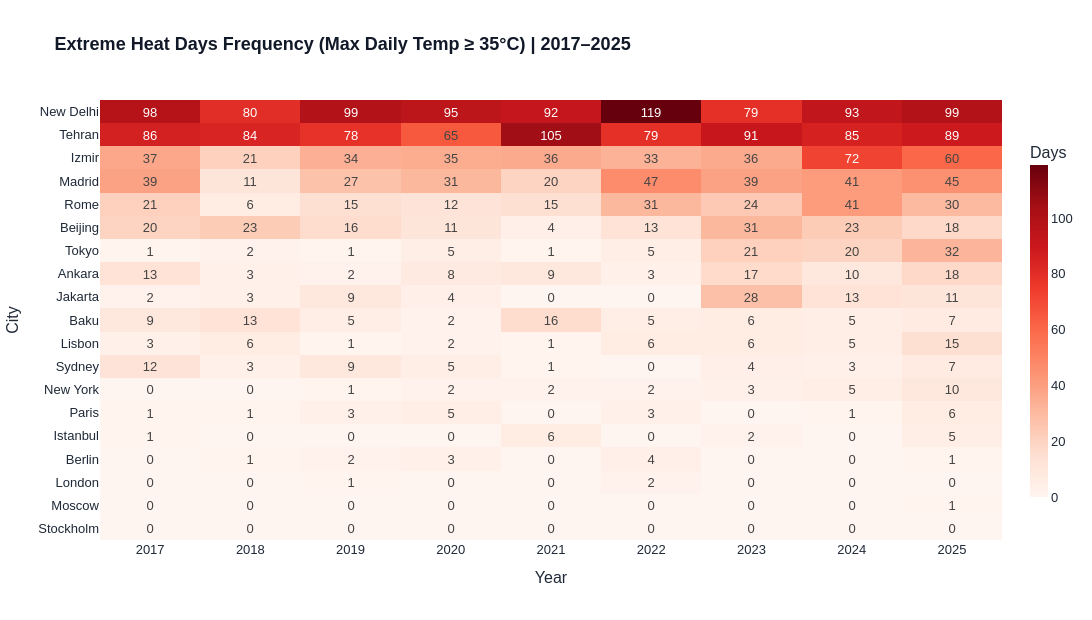

Source (notebook cell):
### Code cell
# 2. Pivot for Heatmap
pivot_heat = df_volatility.pivot(index="city", columns="year", values="extreme_heat_days").fillna(0)

# Sort cities by total extreme heat days descending so hottest appear on top
pivot_heat = pivot_heat.loc[pivot_heat.sum(axis=1).sort_values(ascending=False).index]

fig_heat = px.imshow(
    pivot_heat,
    labels=dict(x="Year", y="City", color="Days ≥ 35°C"),
    x=pivot_heat.columns,
    y=pivot_heat.index,
    color_continuous_scale="Reds",
    text_auto=True,
    aspect="auto",
    title="<b>Extreme Heat Days Frequency (Max Daily Temp ≥ 35°C) | 2017–2025</b>"
)

fig_heat.update_layout(
    template="plotly_white",
    width=1150,
    height=620,
    font=dict(family="Arial, sans-serif", size=13, color="#1f2937"),
    title_font=dict(size=18, color="#111827"),
    xaxis=dict(tickmode="linear", dtick=1, showgrid=False),
    yaxis=dict(showgrid=False),
    coloraxis_colorbar=dict(
        title="Days",
        thickness=18,
        len=0.85
    )
)

# Render with crisp vector configuration and 3x retina download scale
config = {
    "toImageButtonOptions": {"format": "png", "filename": "extreme_heat_heatmap", "scale": 3},
    "responsive": True,
    "scrollZoom": True
}

fig_heat.show(config=config)

### Figure 1 — Plotly figure (JSON) as saved in the notebook; plotly's stock layout.template omitted (floating-point values rounded to 4 significant figures; data arrays with more than 128 entries replaced by an {"elided": "..."} marker saying what was removed)
{"data": [{"coloraxis": "coloraxis", "hovertemplate": "Year: %{x}<br>City: %{y}<br>Days ≥ 35°C: %{z}<extra></extra>", "name": "0", "texttemplate": "%{z}", "type": "heatmap", "x": [2017, 2018, 2019, 2020, 2021, 2022, 2023, 2024, 2025], "xaxis": "x", "y": ["New Delhi", "Tehran", "Izmir", "Madrid", "Rome", "Beijing", "Tokyo", "Ankara", "Jakarta", "Baku", "Lisbon", "Sydney", "New York", "Paris", "Istanbul", "Berlin", "London", "Moscow", "Stockholm"], "yaxis": "y", "z": {"elided": "19x9 int values"}}], "layout": {"coloraxis": {"autocolorscale": false, "colorbar": {"len": 0.85, "thickness": 18, "title": {"text": "Days"}}, "colorscale": [[0, "rgb(255,245,240)"], [0.125, "rgb(254,224,210)"], [0.25, "rgb(252,187,161)"], [0.375, "rgb(252,146,114)"], [0.5, "rgb(251,106,74)"], [0.625, "rgb(239,59,44)"], [0.75, "rgb(203,24,29)"], [0.875, "rgb(165,15,21)"], [1, "rgb(103,0,13)"]]}, "font": {"color": "#1f2937", "family": "Arial, sans-serif", "size": 13}, "height": 620, "title": {"font": {"color": "#111827", "size": 18}, "text": "<b>Extreme Heat Days Frequency (Max Daily Temp ≥ 35°C) | 2017–2025</b>"}, "width": 1150, "xaxis": {"anchor": "y", "domain": [0, 1], "dtick": 1, "showgrid": false, "tickmode": "linear", "title": {"text": "Year"}}, "yaxis": {"anchor": "x", "autorange": "reversed", "domain": [0, 1], "showgrid": false, "title": {"text": "City"}}}}
